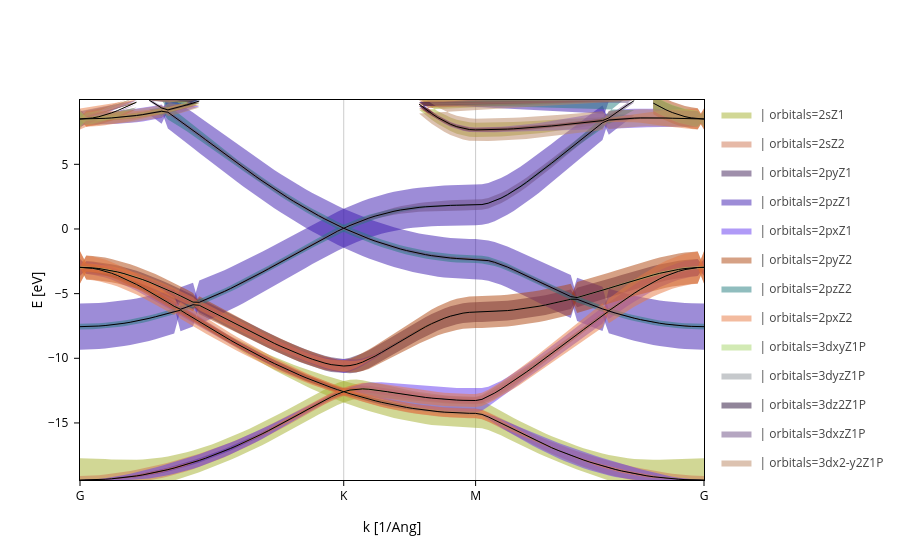

Source (notebook cell):
### Markdown cell above
This plot can be further customized, see here for more examples:

https://sisl.readthedocs.io/en/v0.14.2/visualization/viz_module/showcase/FatbandsPlot.html

### Code cell
fatbands.update_inputs(fatbands_scale=4)

### Figure 1 — Plotly figure (JSON) as saved in the notebook; plotly's stock layout.template omitted (floating-point values rounded to 4 significant figures; data arrays with more than 128 entries replaced by an {"elided": "..."} marker saying what was removed)
{"data": [{"fill": "toself", "legendgroup": " | orbitals=2sZ1", "line": {"color": "#a4af2d", "width": 0}, "meta": {}, "mode": "lines", "name": " | orbitals=2sZ1", "type": "scatter", "x": {"elided": "200 float values"}, "y": {"elided": "200 float values"}}, {"fill": "toself", "legendgroup": " | orbitals=2sZ1", "line": {"color": "#a4af2d", "width": 0}, "meta": {}, "mode": "lines", "name": " | orbitals=2sZ1", "showlegend": false, "type": "scatter", "x": {"elided": "200 float values"}, "y": {"elided": "200 float values"}}, {"fill": "toself", "legendgroup": " | orbitals=2sZ1", "line": {"color": "#a4af2d", "width": 0}, "meta": {}, "mode": "lines", "name": " | orbitals=2sZ1", "showlegend": false, "type": "scatter", "x": {"elided": "200 float values"}, "y": {"elided": "200 float values"}}, {"fill": "toself", "legendgroup": " | orbitals=2sZ1", "line": {"color": "#a4af2d", "width": 0}, "meta": {}, "mode": "lines", "name": " | orbitals=2sZ1", "showlegend": false, "type": "scatter", "x": {"elided": "200 float values"}, "y": {"elided": "200 float values"}}, {"fill": "toself", "legendgroup": " | orbitals=2sZ1", "line": {"color": "#a4af2d", "width": 0}, "meta": {}, "mode": "lines", "name": " | orbitals=2sZ1", "showlegend": false, "type": "scatter", "x": {"elided": "200 float values"}, "y": {"elided": "200 float values"}}, {"fill": "toself", "legendgroup": " | orbitals=2sZ1", "line": {"color": "#a4af2d", "width": 0}, "meta": {}, "mode": "lines", "name": " | orbitals=2sZ1", "showlegend": false, "type": "scatter", "x": {"elided": "200 float values"}, "y": {"elided": "200 float values"}}, {"fill": "toself", "legendgroup": " | orbitals=2sZ2", "line": {"color": "#ce7451", "width": 0}, "meta": {}, "mode": "lines", "name": " | orbitals=2sZ2", "type": "scatter", "x": {"elided": "200 float values"}, "y": {"elided": "200 float values"}}, {"fill": "toself", "legendgroup": " | orbitals=2sZ2", "line": {"color": "#ce7451", "width": 0}, "meta": {}, "mode": "lines", "name": " | orbitals=2sZ2", "showlegend": false, "type": "scatter", "x": {"elided": "200 float values"}, "y": {"elided": "200 float values"}}, {"fill": "toself", "legendgroup": " | orbitals=2sZ2", "line": {"color": "#ce7451", "width": 0}, "meta": {}, "mode": "lines", "name": " | orbitals=2sZ2", "showlegend": false, "type": "scatter", "x": {"elided": "200 float values"}, "y": {"elided": "200 float values"}}, {"fill": "toself", "legendgroup": " | orbitals=2sZ2", "line": {"color": "#ce7451", "width": 0}, "meta": {}, "mode": "lines", "name": " | orbitals=2sZ2", "showlegend": false, "type": "scatter", "x": {"elided": "200 float values"}, "y": {"elided": "200 float values"}}, {"fill": "toself", "legendgroup": " | orbitals=2sZ2", "line": {"color": "#ce7451", "width": 0}, "meta": {}, "mode": "lines", "name": " | orbitals=2sZ2", "showlegend": false, "type": "scatter", "x": {"elided": "200 float values"}, "y": {"elided": "200 float values"}}, {"fill": "toself", "legendgroup": " | orbitals=2sZ2", "line": {"color": "#ce7451", "width": 0}, "meta": {}, "mode": "lines", "name": " | orbitals=2sZ2", "showlegend": false, "type": "scatter", "x": {"elided": "200 float values"}, "y": {"elided": "200 float values"}}, {"fill": "toself", "legendgroup": " | orbitals=2pyZ1", "line": {"color": "#412159", "width": 0}, "meta": {}, "mode": "lines", "name": " | orbitals=2pyZ1", "type": "scatter", "x": {"elided": "200 float values"}, "y": {"elided": "200 float values"}}, {"fill": "toself", "legendgroup": " | orbitals=2pyZ1", "line": {"color": "#412159", "width": 0}, "meta": {}, "mode": "lines", "name": " | orbitals=2pyZ1", "showlegend": false, "type": "scatter", "x": {"elided": "200 float values"}, "y": {"elided": "200 float values"}}, {"fill": "toself", "legendgroup": " | orbitals=2pyZ1", "line": {"color": "#412159", "width": 0}, "meta": {}, "mode": "lines", "name": " | orbitals=2pyZ1", "showlegend": false, "type": "scatter", "x": {"elided": "200 float values"}, "y": {"elided": "200 float values"}}, {"fill": "toself", "legendgroup": " | orbitals=2pyZ1", "line": {"color": "#412159", "width": 0}, "meta": {}, "mode": "lines", "name": " | orbitals=2pyZ1", "showlegend": false, "type": "scatter", "x": {"elided": "200 float values"}, "y": {"elided": "200 float values"}}, {"fill": "toself", "legendgroup": " | orbitals=2pyZ1", "line": {"color": "#412159", "width": 0}, "meta": {}, "mode": "lines", "name": " | orbitals=2pyZ1", "showlegend": false, "type": "scatter", "x": {"elided": "200 float values"}, "y": {"elided": "200 float values"}}, {"fill": "toself", "legendgroup": " | orbitals=2pyZ1", "line": {"color": "#412159", "width": 0}, "meta": {}, "mode": "lines", "name": " | orbitals=2pyZ1", "showlegend": false, "type": "scatter", "x": {"elided": "200 float values"}, "y": {"elided": "200 float values"}}, {"fill": "toself", "legendgroup": " | orbitals=2pzZ1", "line": {"color": "#3d1bb0", "width": 0}, "meta": {}, "mode": "lines", "name": " | orbitals=2pzZ1", "type": "scatter", "x": {"elided": "200 float values"}, "y": {"elided": "200 float values"}}, {"fill": "toself", "legendgroup": " | orbitals=2pzZ1", "line": {"color": "#3d1bb0", "width": 0}, "meta": {}, "mode": "lines", "name": " | orbitals=2pzZ1", "showlegend": false, "type": "scatter", "x": {"elided": "200 float values"}, "y": {"elided": "200 float values"}}, {"fill": "toself", "legendgroup": " | orbitals=2pzZ1", "line": {"color": "#3d1bb0", "width": 0}, "meta": {}, "mode": "lines", "name": " | orbitals=2pzZ1", "showlegend": false, "type": "scatter", "x": {"elided": "200 float values"}, "y": {"elided": "200 float values"}}, {"fill": "toself", "legendgroup": " | orbitals=2pzZ1", "line": {"color": "#3d1bb0", "width": 0}, "meta": {}, "mode": "lines", "name": " | orbitals=2pzZ1", "showlegend": false, "type": "scatter", "x": {"elided": "200 float values"}, "y": {"elided": "200 float values"}}, {"fill": "toself", "legendgroup": " | orbitals=2pzZ1", "line": {"color": "#3d1bb0", "width": 0}, "meta": {}, "mode": "lines", "name": " | orbitals=2pzZ1", "showlegend": false, "type": "scatter", "x": {"elided": "200 float values"}, "y": {"elided": "200 float values"}}, {"fill": "toself", "legendgroup": " | orbitals=2pzZ1", "line": {"color": "#3d1bb0", "width": 0}, "meta": {}, "mode": "lines", "name": " | orbitals=2pzZ1", "showlegend": false, "type": "scatter", "x": {"elided": "200 float values"}, "y": {"elided": "200 float values"}}, {"fill": "toself", "legendgroup": " | orbitals=2pxZ1", "line": {"color": "#6237f0", "width": 0}, "meta": {}, "mode": "lines", "name": " | orbitals=2pxZ1", "type": "scatter", "x": {"elided": "200 float values"}, "y": {"elided": "200 float values"}}, {"fill": "toself", "legendgroup": " | orbitals=2pxZ1", "line": {"color": "#6237f0", "width": 0}, "meta": {}, "mode": "lines", "name": " | orbitals=2pxZ1", "showlegend": false, "type": "scatter", "x": {"elided": "200 float values"}, "y": {"elided": "200 float values"}}, {"fill": "toself", "legendgroup": " | orbitals=2pxZ1", "line": {"color": "#6237f0", "width": 0}, "meta": {}, "mode": "lines", "name": " | orbitals=2pxZ1", "showlegend": false, "type": "scatter", "x": {"elided": "200 float values"}, "y": {"elided": "200 float values"}}, {"fill": "toself", "legendgroup": " | orbitals=2pxZ1", "line": {"color": "#6237f0", "width": 0}, "meta": {}, "mode": "lines", "name": " | orbitals=2pxZ1", "showlegend": false, "type": "scatter", "x": {"elided": "200 float values"}, "y": {"elided": "200 float values"}}, {"fill": "toself", "legendgroup": " | orbitals=2pxZ1", "line": {"color": "#6237f0", "width": 0}, "meta": {}, "mode": "lines", "name": " | orbitals=2pxZ1", "showlegend": false, "type": "scatter", "x": {"elided": "200 float values"}, "y": {"elided": "200 float values"}}, {"fill": "toself", "legendgroup": " | orbitals=2pxZ1", "line": {"color": "#6237f0", "width": 0}, "meta": {}, "mode": "lines", "name": " | orbitals=2pxZ1", "showlegend": false, "type": "scatter", "x": {"elided": "200 float values"}, "y": {"elided": "200 float values"}}, {"fill": "toself", "legendgroup": " | orbitals=2pyZ2", "line": {"color": "#ae450d", "width": 0}, "meta": {}, "mode": "lines", "name": " | orbitals=2pyZ2", "type": "scatter", "x": {"elided": "200 float values"}, "y": {"elided": "200 float values"}}, {"fill": "toself", "legendgroup": " | orbitals=2pyZ2", "line": {"color": "#ae450d", "width": 0}, "meta": {}, "mode": "lines", "name": " | orbitals=2pyZ2", "showlegend": false, "type": "scatter", "x": {"elided": "200 float values"}, "y": {"elided": "200 float values"}}, {"fill": "toself", "legendgroup": " | orbitals=2pyZ2", "line": {"color": "#ae450d", "width": 0}, "meta": {}, "mode": "lines", "name": " | orbitals=2pyZ2", "showlegend": false, "type": "scatter", "x": {"elided": "200 float values"}, "y": {"elided": "200 float values"}}, {"fill": "toself", "legendgroup": " | orbitals=2pyZ2", "line": {"color": "#ae450d", "width": 0}, "meta": {}, "mode": "lines", "name": " | orbitals=2pyZ2", "showlegend": false, "type": "scatter", "x": {"elided": "200 float values"}, "y": {"elided": "200 float values"}}, {"fill": "toself", "legendgroup": " | orbitals=2pyZ2", "line": {"color": "#ae450d", "width": 0}, "meta": {}, "mode": "lines", "name": " | orbitals=2pyZ2", "showlegend": false, "type": "scatter", "x": {"elided": "200 float values"}, "y": {"elided": "200 float values"}}, {"fill": "toself", "legendgroup": " | orbitals=2pyZ2", "line": {"color": "#ae450d", "width": 0}, "meta": {}, "mode": "lines", "name": " | orbitals=2pyZ2", "showlegend": false, "type": "scatter", "x": {"elided": "200 float values"}, "y": {"elided": "200 float values"}}, {"fill": "toself", "legendgroup": " | orbitals=2pzZ2", "line": {"color": "#227d7e", "width": 0}, "meta": {}, "mode": "lines", "name": " | orbitals=2pzZ2", "type": "scatter", "x": {"elided": "200 float values"}, "y": {"elided": "200 float values"}}, {"fill": "toself", "legendgroup": " | orbitals=2pzZ2", "line": {"color": "#227d7e", "width": 0}, "meta": {}, "mode": "lines", "name": " | orbitals=2pzZ2", "showlegend": false, "type": "scatter", "x": {"elided": "200 float values"}, "y": {"elided": "200 float values"}}, {"fill": "toself", "legendgroup": " | orbitals=2pzZ2", "line": {"color": "#227d7e", "width": 0}, "meta": {}, "mode": "lines", "name": " | orbitals=2pzZ2", "showlegend": false, "type": "scatter", "x": {"elided": "200 float values"}, "y": {"elided": "200 float values"}}, {"fill": "toself", "legendgroup": " | orbitals=2pzZ2", "line": {"color": "#227d7e", "width": 0}, "meta": {}, "mode": "lines", "name": " | orbitals=2pzZ2", "showlegend": false, "type": "scatter", "x": {"elided": "200 float values"}, "y": {"elided": "200 float values"}}, {"fill": "toself", "legendgroup": " | orbitals=2pzZ2", "line": {"color": "#227d7e", "width": 0}, "meta": {}, "mode": "lines", "name": " | orbitals=2pzZ2", "showlegend": false, "type": "scatter", "x": {"elided": "200 float values"}, "y": {"elided": "200 float values"}}, {"fill": "toself", "legendgroup": " | orbitals=2pzZ2", "line": {"color": "#227d7e", "width": 0}, "meta": {}, "mode": "lines", "name": " | orbitals=2pzZ2", "showlegend": false, "type": "scatter", "x": {"elided": "200 float values"}, "y": {"elided": "200 float values"}}, {"fill": "toself", "legendgroup": " | orbitals=2pxZ2", "line": {"color": "#e77840", "width": 0}, "meta": {}, "mode": "lines", "name": " | orbitals=2pxZ2", "type": "scatter", "x": {"elided": "200 float values"}, "y": {"elided": "200 float values"}}, {"fill": "toself", "legendgroup": " | orbitals=2pxZ2", "line": {"color": "#e77840", "width": 0}, "meta": {}, "mode": "lines", "name": " | orbitals=2pxZ2", "showlegend": false, "type": "scatter", "x": {"elided": "200 float values"}, "y": {"elided": "200 float values"}}, {"fill": "toself", "legendgroup": " | orbitals=2pxZ2", "line": {"color": "#e77840", "width": 0}, "meta": {}, "mode": "lines", "name": " | orbitals=2pxZ2", "showlegend": false, "type": "scatter", "x": {"elided": "200 float values"}, "y": {"elided": "200 float values"}}, {"fill": "toself", "legendgroup": " | orbitals=2pxZ2", "line": {"color": "#e77840", "width": 0}, "meta": {}, "mode": "lines", "name": " | orbitals=2pxZ2", "showlegend": false, "type": "scatter", "x": {"elided": "200 float values"}, "y": {"elided": "200 float values"}}, {"fill": "toself", "legendgroup": " | orbitals=2pxZ2", "line": {"color": "#e77840", "width": 0}, "meta": {}, "mode": "lines", "name": " | orbitals=2pxZ2", "showlegend": false, "type": "scatter", "x": {"elided": "200 float values"}, "y": {"elided": "200 float values"}}, {"fill": "toself", "legendgroup": " | orbitals=2pxZ2", "line": {"color": "#e77840", "width": 0}, "meta": {}, "mode": "lines", "name": " | orbitals=2pxZ2", "showlegend": false, "type": "scatter", "x": {"elided": "200 float values"}, "y": {"elided": "200 float values"}}, {"fill": "toself", "legendgroup": " | orbitals=3dxyZ1P", "line": {"color": "#a5d66b", "width": 0}, "meta": {}, "mode": "lines", "name": " | orbitals=3dxyZ1P", "type": "scatter", "x": {"elided": "200 float values"}, "y": {"elided": "200 float values"}}, {"fill": "toself", "legendgroup": " | orbitals=3dxyZ1P", "line": {"color": "#a5d66b", "width": 0}, "meta": {}, "mode": "lines", "name": " | orbitals=3dxyZ1P", "showlegend": false, "type": "scatter", "x": {"elided": "200 float values"}, "y": {"elided": "200 float values"}}, {"fill": "toself", "legendgroup": " | orbitals=3dxyZ1P", "line": {"color": "#a5d66b", "width": 0}, "meta": {}, "mode": "lines", "name": " | orbitals=3dxyZ1P", "showlegend": false, "type": "scatter", "x": {"elided": "200 float values"}, "y": {"elided": "200 float values"}}, {"fill": "toself", "legendgroup": " | orbitals=3dxyZ1P", "line": {"color": "#a5d66b", "width": 0}, "meta": {}, "mode": "lines", "name": " | orbitals=3dxyZ1P", "showlegend": false, "type": "scatter", "x": {"elided": "200 float values"}, "y": {"elided": "200 float values"}}, {"fill": "toself", "legendgroup": " | orbitals=3dxyZ1P", "line": {"color": "#a5d66b", "width": 0}, "meta": {}, "mode": "lines", "name": " | orbitals=3dxyZ1P", "showlegend": false, "type": "scatter", "x": {"elided": "200 float values"}, "y": {"elided": "200 float values"}}, {"fill": "toself", "legendgroup": " | orbitals=3dxyZ1P", "line": {"color": "#a5d66b", "width": 0}, "meta": {}, "mode": "lines", "name": " | orbitals=3dxyZ1P", "showlegend": false, "type": "scatter", "x": {"elided": "200 float values"}, "y": {"elided": "200 float values"}}, {"fill": "toself", "legendgroup": " | orbitals=3dyzZ1P", "line": {"color": "#8d9399", "width": 0}, "meta": {}, "mode": "lines", "name": " | orbitals=3dyzZ1P", "type": "scatter", "x": {"elided": "200 float values"}, "y": {"elided": "200 float values"}}, {"fill": "toself", "legendgroup": " | orbitals=3dyzZ1P", "line": {"color": "#8d9399", "width": 0}, "meta": {}, "mode": "lines", "name": " | orbitals=3dyzZ1P", "showlegend": false, "type": "scatter", "x": {"elided": "200 float values"}, "y": {"elided": "200 float values"}}, {"fill": "toself", "legendgroup": " | orbitals=3dyzZ1P", "line": {"color": "#8d9399", "width": 0}, "meta": {}, "mode": "lines", "name": " | orbitals=3dyzZ1P", "showlegend": false, "type": "scatter", "x": {"elided": "200 float values"}, "y": {"elided": "200 float values"}}, {"fill": "toself", "legendgroup": " | orbitals=3dyzZ1P", "line": {"color": "#8d9399", "width": 0}, "meta": {}, "mode": "lines", "name": " | orbitals=3dyzZ1P", "showlegend": false, "type": "scatter", "x": {"elided": "200 float values"}, "y": {"elided": "200 float values"}}, {"fill": "toself", "legendgroup": " | orbitals=3dyzZ1P", "line": {"color": "#8d9399", "width": 0}, "meta": {}, "mode": "lines", "name": " | orbitals=3dyzZ1P", "showlegend": false, "type": "scatter", "x": {"elided": "200 float values"}, "y": {"elided": "200 float values"}}, {"fill": "toself", "legendgroup": " | orbitals=3dyzZ1P", "line": {"color": "#8d9399", "width": 0}, "meta": {}, "mode": "lines", "name": " | orbitals=3dyzZ1P", "showlegend": false, "type": "scatter", "x": {"elided": "200 float values"}, "y": {"elided": "200 float values"}}, {"fill": "toself", "legendgroup": " | orbitals=3dz2Z1P", "line": {"color": "#250d37", "width": 0}, "meta": {}, "mode": "lines", "name": " | orbitals=3dz2Z1P", "type": "scatter", "x": {"elided": "200 float values"}, "y": {"elided": "200 float values"}}, {"fill": "toself", "legendgroup": " | orbitals=3dz2Z1P", "line": {"color": "#250d37", "width": 0}, "meta": {}, "mode": "lines", "name": " | orbitals=3dz2Z1P", "showlegend": false, "type": "scatter", "x": {"elided": "200 float values"}, "y": {"elided": "200 float values"}}, {"fill": "toself", "legendgroup": " | orbitals=3dz2Z1P", "line": {"color": "#250d37", "width": 0}, "meta": {}, "mode": "lines", "name": " | orbitals=3dz2Z1P", "showlegend": false, "type": "scatter", "x": {"elided": "200 float values"}, "y": {"elided": "200 float values"}}, {"fill": "toself", "legendgroup": " | orbitals=3dz2Z1P", "line": {"color": "#250d37", "width": 0}, "meta": {}, "mode": "lines", "name": " | orbitals=3dz2Z1P", "showlegend": false, "type": "scatter", "x": {"elided": "200 float values"}, "y": {"elided": "200 float values"}}, {"fill": "toself", "legendgroup": " | orbitals=3dz2Z1P", "line": {"color": "#250d37", "width": 0}, "meta": {}, "mode": "lines", "name": " | orbitals=3dz2Z1P", "showlegend": false, "type": "scatter", "x": {"elided": "200 float values"}, "y": {"elided": "200 float values"}}, {"fill": "toself", "legendgroup": " | orbitals=3dz2Z1P", "line": {"color": "#250d37", "width": 0}, "meta": {}, "mode": "lines", "name": " | orbitals=3dz2Z1P", "showlegend": false, "type": "scatter", "x": {"elided": "200 float values"}, "y": {"elided": "200 float values"}}, {"fill": "toself", "legendgroup": " | orbitals=3dxzZ1P", "line": {"color": "#6d4e84", "width": 0}, "meta": {}, "mode": "lines", "name": " | orbitals=3dxzZ1P", "type": "scatter", "x": {"elided": "200 float values"}, "y": {"elided": "200 float values"}}, {"fill": "toself", "legendgroup": " | orbitals=3dxzZ1P", "line": {"color": "#6d4e84", "width": 0}, "meta": {}, "mode": "lines", "name": " | orbitals=3dxzZ1P", "showlegend": false, "type": "scatter", "x": {"elided": "200 float values"}, "y": {"elided": "200 float values"}}, {"fill": "toself", "legendgroup": " | orbitals=3dxzZ1P", "line": {"color": "#6d4e84", "width": 0}, "meta": {}, "mode": "lines", "name": " | orbitals=3dxzZ1P", "showlegend": false, "type": "scatter", "x": {"elided": "200 float values"}, "y": {"elided": "200 float values"}}, {"fill": "toself", "legendgroup": " | orbitals=3dxzZ1P", "line": {"color": "#6d4e84", "width": 0}, "meta": {}, "mode": "lines", "name": " | orbitals=3dxzZ1P", "showlegend": false, "type": "scatter", "x": {"elided": "200 float values"}, "y": {"elided": "200 float values"}}, {"fill": "toself", "legendgroup": " | orbitals=3dxzZ1P", "line": {"color": "#6d4e84", "width": 0}, "meta": {}, "mode": "lines", "name": " | orbitals=3dxzZ1P", "showlegend": false, "type": "scatter", "x": {"elided": "200 float values"}, "y": {"elided": "200 float values"}}, {"fill": "toself", "legendgroup": " | orbitals=3dxzZ1P", "line": {"color": "#6d4e84", "width": 0}, "meta": {}, "mode": "lines", "name": " | orbitals=3dxzZ1P", "showlegend": false, "type": "scatter", "x": {"elided": "200 float values"}, "y": {"elided": "200 float values"}}, {"fill": "toself", "legendgroup": " | orbitals=3dx2-y2Z1P", "line": {"color": "#ba8563", "width": 0}, "meta": {}, "mode": "lines", "name": " | orbitals=3dx2-y2Z1P", "type": "scatter", "x": {"elided": "200 float values"}, "y": {"elided": "200 float values"}}, {"fill": "toself", "legendgroup": " | orbitals=3dx2-y2Z1P", "line": {"color": "#ba8563", "width": 0}, "meta": {}, "mode": "lines", "name": " | orbitals=3dx2-y2Z1P", "showlegend": false, "type": "scatter", "x": {"elided": "200 float values"}, "y": {"elided": "200 float values"}}, {"fill": "toself", "legendgroup": " | orbitals=3dx2-y2Z1P", "line": {"color": "#ba8563", "width": 0}, "meta": {}, "mode": "lines", "name": " | orbitals=3dx2-y2Z1P", "showlegend": false, "type": "scatter", "x": {"elided": "200 float values"}, "y": {"elided": "200 float values"}}, {"fill": "toself", "legendgroup": " | orbitals=3dx2-y2Z1P", "line": {"color": "#ba8563", "width": 0}, "meta": {}, "mode": "lines", "name": " | orbitals=3dx2-y2Z1P", "showlegend": false, "type": "scatter", "x": {"elided": "200 float values"}, "y": {"elided": "200 float values"}}, {"fill": "toself", "legendgroup": " | orbitals=3dx2-y2Z1P", "line": {"color": "#ba8563", "width": 0}, "meta": {}, "mode": "lines", "name": " | orbitals=3dx2-y2Z1P", "showlegend": false, "type": "scatter", "x": {"elided": "200 float values"}, "y": {"elided": "200 float values"}}, {"fill": "toself", "legendgroup": " | orbitals=3dx2-y2Z1P", "line": {"color": "#ba8563", "width": 0}, "meta": {}, "mode": "lines", "name": " | orbitals=3dx2-y2Z1P", "showlegend": false, "type": "scatter", "x": {"elided": "200 float values"}, "y": {"elided": "200 float values"}}, {"legendgroup": "Bands", "line": {"color": "black", "dash": "solid", "width": 1}, "meta": {}, "mode": "lines", "name": "Bands", "opacity": 1, "type": "scatter", "x": [0.0, 0.04055, 0.0811, 0.1216, 0.1622, 0.2027, 0.2433, 0.2838, 0.3244, 0.3649, 0.4055, 0.446, 0.4866, 0.5271, 0.5677, 0.6082, 0.6488, 0.6893, 0.7299, 0.7704, 0.811, 0.8515, 0.8921, 0.9326, 0.9732, 1.014, 1.054, 1.095, 1.135, 1.176, 1.216, 1.257, 1.298, 1.338, 1.379, 1.419, 1.46, 1.5, 1.541, 1.581, 1.622, 1.663, 1.703, 1.744, 1.784, 1.825, 1.865, 1.906, 1.946, 1.987, 2.027, 2.068, 2.109, 2.149, 2.19, 2.23, 2.271, 2.311, 2.352, 2.392, 2.433, 2.474, 2.514, 2.555, 2.596, 2.637, 2.678, 2.719, 2.759, 2.8, 2.841, 2.882, 2.923, 2.964, 3.005, 3.046, 3.087, 3.128, 3.169, 3.21, 3.251, 3.292, 3.333, 3.374, 3.415, 3.456, 3.497, 3.538, 3.579, 3.62, 3.661, 3.702, 3.743, 3.784, 3.825, 3.866, 3.907, 3.948, 3.989, 4.03], "y": [-19.41, -19.41, -19.4, -19.38, -19.35, -19.32, -19.28, -19.23, -19.17, -19.1, -19.02, -18.93, -18.83, -18.73, -18.61, -18.49, -18.35, -18.21, -18.06, -17.9, -17.73, -17.55, -17.37, -17.17, -16.97, -16.76, -16.54, -16.32, -16.09, -15.85, -15.6, -15.35, -15.1, -14.83, -14.57, -14.3, -14.03, -13.76, -13.49, -13.23, -12.99, -12.77, -12.59, -12.74, -12.89, -13.03, -13.16, -13.29, -13.4, -13.51, -13.62, -13.71, -13.8, -13.88, -13.95, -14.02, -14.07, -14.12, -14.16, -14.2, -14.22, -14.24, -14.25, -14.26, -14.34, -14.54, -14.77, -15.02, -15.28, -15.53, -15.78, -16.02, -16.25, -16.48, -16.7, -16.92, -17.12, -17.32, -17.51, -17.69, -17.86, -18.03, -18.18, -18.33, -18.47, -18.59, -18.71, -18.82, -18.92, -19.01, -19.09, -19.16, -19.22, -19.28, -19.32, -19.35, -19.38, -19.4, -19.41, -19.41]}, {"legendgroup": "Bands", "line": {"color": "black", "dash": "solid", "width": 1}, "meta": {}, "mode": "lines", "name": "Bands", "opacity": 1, "showlegend": false, "type": "scatter", "x": [0.0, 0.04055, 0.0811, 0.1216, 0.1622, 0.2027, 0.2433, 0.2838, 0.3244, 0.3649, 0.4055, 0.446, 0.4866, 0.5271, 0.5677, 0.6082, 0.6488, 0.6893, 0.7299, 0.7704, 0.811, 0.8515, 0.8921, 0.9326, 0.9732, 1.014, 1.054, 1.095, 1.135, 1.176, 1.216, 1.257, 1.298, 1.338, 1.379, 1.419, 1.46, 1.5, 1.541, 1.581, 1.622, 1.663, 1.703, 1.744, 1.784, 1.825, 1.865, 1.906, 1.946, 1.987, 2.027, 2.068, 2.109, 2.149, 2.19, 2.23, 2.271, 2.311, 2.352, 2.392, 2.433, 2.474, 2.514, 2.555, 2.596, 2.637, 2.678, 2.719, 2.759, 2.8, 2.841, 2.882, 2.923, 2.964, 3.005, 3.046, 3.087, 3.128, 3.169, 3.21, 3.251, 3.292, 3.333, 3.374, 3.415, 3.456, 3.497, 3.538, 3.579, 3.62, 3.661, 3.702, 3.743, 3.784, 3.825, 3.866, 3.907, 3.948, 3.989, 4.03], "y": [-7.555, -7.549, -7.533, -7.507, -7.469, -7.421, -7.363, -7.293, -7.214, -7.124, -7.023, -6.912, -6.791, -6.66, -6.519, -6.368, -6.279, -6.578, -6.876, -7.173, -7.468, -7.76, -8.048, -8.333, -8.612, -8.887, -9.157, -9.421, -9.679, -9.931, -10.18, -10.42, -10.65, -10.87, -11.09, -11.3, -11.51, -11.71, -11.9, -12.08, -12.26, -12.43, -12.59, -12.46, -12.39, -12.37, -12.39, -12.45, -12.51, -12.59, -12.67, -12.75, -12.82, -12.9, -12.96, -13.03, -13.08, -13.13, -13.17, -13.21, -13.23, -13.25, -13.26, -13.27, -13.18, -12.96, -12.69, -12.39, -12.07, -11.75, -11.41, -11.07, -10.71, -10.36, -9.999, -9.636, -9.269, -8.9, -8.529, -8.157, -7.786, -7.416, -7.049, -6.685, -6.345, -6.499, -6.642, -6.776, -6.899, -7.012, -7.115, -7.207, -7.288, -7.359, -7.418, -7.467, -7.506, -7.533, -7.549, -7.555]}, {"legendgroup": "Bands", "line": {"color": "black", "dash": "solid", "width": 1}, "meta": {}, "mode": "lines", "name": "Bands", "opacity": 1, "showlegend": false, "type": "scatter", "x": [0.0, 0.04055, 0.0811, 0.1216, 0.1622, 0.2027, 0.2433, 0.2838, 0.3244, 0.3649, 0.4055, 0.446, 0.4866, 0.5271, 0.5677, 0.6082, 0.6488, 0.6893, 0.7299, 0.7704, 0.811, 0.8515, 0.8921, 0.9326, 0.9732, 1.014, 1.054, 1.095, 1.135, 1.176, 1.216, 1.257, 1.298, 1.338, 1.379, 1.419, 1.46, 1.5, 1.541, 1.581, 1.622, 1.663, 1.703, 1.744, 1.784, 1.825, 1.865, 1.906, 1.946, 1.987, 2.027, 2.068, 2.109, 2.149, 2.19, 2.23, 2.271, 2.311, 2.352, 2.392, 2.433, 2.474, 2.514, 2.555, 2.596, 2.637, 2.678, 2.719, 2.759, 2.8, 2.841, 2.882, 2.923, 2.964, 3.005, 3.046, 3.087, 3.128, 3.169, 3.21, 3.251, 3.292, 3.333, 3.374, 3.415, 3.456, 3.497, 3.538, 3.579, 3.62, 3.661, 3.702, 3.743, 3.784, 3.825, 3.866, 3.907, 3.948, 3.989, 4.03], "y": [-2.968, -2.987, -3.044, -3.136, -3.263, -3.42, -3.605, -3.813, -4.043, -4.289, -4.55, -4.822, -5.104, -5.392, -5.685, -5.981, -6.208, -6.038, -5.858, -5.902, -6.152, -6.404, -6.657, -6.91, -7.163, -7.415, -7.664, -7.911, -8.155, -8.394, -8.629, -8.859, -9.082, -9.299, -9.507, -9.707, -9.896, -10.07, -10.23, -10.37, -10.49, -10.57, -10.6, -10.56, -10.46, -10.3, -10.08, -9.828, -9.555, -9.268, -8.975, -8.68, -8.388, -8.103, -7.828, -7.568, -7.324, -7.103, -6.907, -6.74, -6.605, -6.507, -6.447, -6.427, -6.422, -6.408, -6.385, -6.353, -6.312, -6.262, -6.203, -6.135, -6.058, -5.974, -5.881, -5.78, -5.672, -5.556, -5.434, -5.436, -5.636, -5.827, -6.009, -6.182, -6.326, -5.974, -5.629, -5.295, -4.973, -4.666, -4.375, -4.104, -3.856, -3.632, -3.437, -3.272, -3.141, -3.045, -2.987, -2.968]}, {"legendgroup": "Bands", "line": {"color": "black", "dash": "solid", "width": 1}, "meta": {}, "mode": "lines", "name": "Bands", "opacity": 1, "showlegend": false, "type": "scatter", "x": [0.0, 0.04055, 0.0811, 0.1216, 0.1622, 0.2027, 0.2433, 0.2838, 0.3244, 0.3649, 0.4055, 0.446, 0.4866, 0.5271, 0.5677, 0.6082, 0.6488, 0.6893, 0.7299, 0.7704, 0.811, 0.8515, 0.8921, 0.9326, 0.9732, 1.014, 1.054, 1.095, 1.135, 1.176, 1.216, 1.257, 1.298, 1.338, 1.379, 1.419, 1.46, 1.5, 1.541, 1.581, 1.622, 1.663, 1.703, 1.744, 1.784, 1.825, 1.865, 1.906, 1.946, 1.987, 2.027, 2.068, 2.109, 2.149, 2.19, 2.23, 2.271, 2.311, 2.352, 2.392, 2.433, 2.474, 2.514, 2.555, 2.596, 2.637, 2.678, 2.719, 2.759, 2.8, 2.841, 2.882, 2.923, 2.964, 3.005, 3.046, 3.087, 3.128, 3.169, 3.21, 3.251, 3.292, 3.333, 3.374, 3.415, 3.456, 3.497, 3.538, 3.579, 3.62, 3.661, 3.702, 3.743, 3.784, 3.825, 3.866, 3.907, 3.948, 3.989, 4.03], "y": [-2.968, -2.978, -3.008, -3.059, -3.129, -3.218, -3.325, -3.449, -3.59, -3.746, -3.917, -4.101, -4.297, -4.503, -4.719, -4.943, -5.175, -5.413, -5.656, -5.67, -5.473, -5.267, -5.052, -4.83, -4.6, -4.363, -4.119, -3.869, -3.613, -3.352, -3.087, -2.818, -2.546, -2.273, -1.999, -1.726, -1.454, -1.185, -0.9216, -0.664, -0.4142, -0.1737, 0.05585, -0.1628, -0.3715, -0.5701, -0.7585, -0.9366, -1.104, -1.261, -1.408, -1.544, -1.67, -1.784, -1.888, -1.981, -2.063, -2.135, -2.195, -2.244, -2.283, -2.31, -2.327, -2.332, -2.361, -2.445, -2.577, -2.746, -2.942, -3.157, -3.384, -3.619, -3.857, -4.095, -4.332, -4.564, -4.792, -5.014, -5.229, -5.305, -5.171, -5.031, -4.887, -4.739, -4.588, -4.435, -4.282, -4.13, -3.979, -3.832, -3.69, -3.556, -3.43, -3.316, -3.215, -3.129, -3.06, -3.009, -2.978, -2.968]}, {"legendgroup": "Bands", "line": {"color": "black", "dash": "solid", "width": 1}, "meta": {}, "mode": "lines", "name": "Bands", "opacity": 1, "showlegend": false, "type": "scatter", "x": [0.0, 0.04055, 0.0811, 0.1216, 0.1622, 0.2027, 0.2433, 0.2838, 0.3244, 0.3649, 0.4055, 0.446, 0.4866, 0.5271, 0.5677, 0.6082, 0.6488, 0.6893, 0.7299, 0.7704, 0.811, 0.8515, 0.8921, 0.9326, 0.9732, 1.014, 1.054, 1.095, 1.135, 1.176, 1.216, 1.257, 1.298, 1.338, 1.379, 1.419, 1.46, 1.5, 1.541, 1.581, 1.622, 1.663, 1.703, 1.744, 1.784, 1.825, 1.865, 1.906, 1.946, 1.987, 2.027, 2.068, 2.109, 2.149, 2.19, 2.23, 2.271, 2.311, 2.352, 2.392, 2.433, 2.474, 2.514, 2.555, 2.596, 2.637, 2.678, 2.719, 2.759, 2.8, 2.841, 2.882, 2.923, 2.964, 3.005, 3.046, 3.087, 3.128, 3.169, 3.21, 3.251, 3.292, 3.333, 3.374, 3.415, 3.456, 3.497, 3.538, 3.579, 3.62, 3.661, 3.702, 3.743, 3.784, 3.825, 3.866, 3.907, 3.948, 3.989, 4.03], "y": [8.506, 8.509, 8.518, 8.534, 8.557, 8.586, 8.622, 8.665, 8.717, 8.776, 8.844, 8.921, 9.008, 9.104, 9.029, 8.691, 8.344, 7.99, 7.632, 7.27, 6.906, 6.542, 6.178, 5.816, 5.457, 5.1, 4.748, 4.401, 4.059, 3.722, 3.392, 3.069, 2.753, 2.445, 2.145, 1.852, 1.568, 1.293, 1.027, 0.7702, 0.5225, 0.2843, 0.05585, 0.273, 0.4765, 0.6652, 0.8383, 0.9953, 1.136, 1.261, 1.37, 1.464, 1.545, 1.613, 1.669, 1.716, 1.753, 1.783, 1.806, 1.824, 1.837, 1.846, 1.851, 1.852, 1.889, 1.995, 2.163, 2.383, 2.644, 2.939, 3.259, 3.6, 3.957, 4.327, 4.706, 5.092, 5.484, 5.879, 6.275, 6.671, 7.065, 7.455, 7.84, 8.217, 8.427, 8.471, 8.509, 8.542, 8.567, 8.585, 8.595, 8.597, 8.592, 8.58, 8.565, 8.548, 8.532, 8.518, 8.509, 8.506]}, {"legendgroup": "Bands", "line": {"color": "black", "dash": "solid", "width": 1}, "meta": {}, "mode": "lines", "name": "Bands", "opacity": 1, "showlegend": false, "type": "scatter", "x": [0.0, 0.04055, 0.0811, 0.1216, 0.1622, 0.2027, 0.2433, 0.2838, 0.3244, 0.3649, 0.4055, 0.446, 0.4866, 0.5271, 0.5677, 0.6082, 0.6488, 0.6893, 0.7299, 0.7704, 0.811, 0.8515, 0.8921, 0.9326, 0.9732, 1.014, 1.054, 1.095, 1.135, 1.176, 1.216, 1.257, 1.298, 1.338, 1.379, 1.419, 1.46, 1.5, 1.541, 1.581, 1.622, 1.663, 1.703, 1.744, 1.784, 1.825, 1.865, 1.906, 1.946, 1.987, 2.027, 2.068, 2.109, 2.149, 2.19, 2.23, 2.271, 2.311, 2.352, 2.392, 2.433, 2.474, 2.514, 2.555, 2.596, 2.637, 2.678, 2.719, 2.759, 2.8, 2.841, 2.882, 2.923, 2.964, 3.005, 3.046, 3.087, 3.128, 3.169, 3.21, 3.251, 3.292, 3.333, 3.374, 3.415, 3.456, 3.497, 3.538, 3.579, 3.62, 3.661, 3.702, 3.743, 3.784, 3.825, 3.866, 3.907, 3.948, 3.989, 4.03], "y": [8.506, 8.526, 8.585, 8.682, 8.812, 8.972, 9.157, 9.361, 9.578, 9.802, NaN, 9.974, 9.673, 9.357, 9.21, 9.327, 9.454, 9.591, 9.738, 9.896, NaN, NaN, NaN, NaN, NaN, NaN, NaN, NaN, NaN, NaN, NaN, NaN, NaN, NaN, NaN, NaN, NaN, NaN, NaN, NaN, NaN, NaN, NaN, NaN, NaN, NaN, NaN, NaN, NaN, NaN, NaN, NaN, NaN, NaN, 9.656, 9.275, 8.924, 8.608, 8.331, 8.097, 7.911, 7.775, 7.692, 7.665, 7.667, 7.674, 7.685, 7.7, 7.72, 7.744, 7.772, 7.805, 7.84, 7.88, 7.922, 7.968, 8.016, 8.066, 8.118, 8.171, 8.224, 8.278, 8.33, 8.38, 8.585, 8.942, 9.286, 9.616, 9.928, NaN, NaN, 9.736, 9.461, 9.216, 9.005, 8.828, 8.688, 8.587, 8.526, 8.506]}], "layout": {"autosize": true, "scene": {"xaxis": {"range": [0, 4.03], "showgrid": true, "ticktext": ["G", "K", "M", "G"], "tickvals": [0.0, 1.703, 2.555, 4.03], "title": {"text": "k [1/Ang]"}}, "yaxis": {"range": [-19.41, 9.974], "title": {"text": "E [eV]"}}}, "xaxis": {"range": [0, 4.03], "showgrid": true, "ticktext": ["G", "K", "M", "G"], "tickvals": [0.0, 1.703, 2.555, 4.03], "title": {"text": "k [1/Ang]"}, "type": "linear"}, "yaxis": {"range": [-19.41, 9.974], "title": {"text": "E [eV]"}, "type": "linear"}}}
